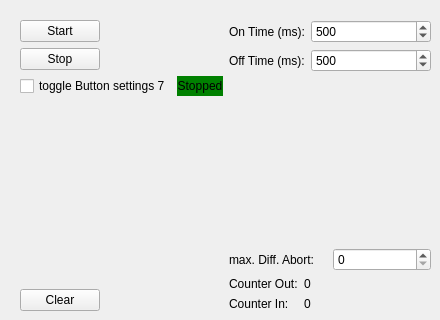
    <widget class="QWidget" name="tab_B7">
     <attribute name="title">
      <string>Taster 7</string>
     </attribute>
     <widget class="QWidget" name="horizontalLayoutWidget_7">
      <property name="geometry">
       <rect>
        <x>20</x>
        <y>20</y>
        <width>411</width>
        <height>291</height>
       </rect>
      </property>
      <layout class="QHBoxLayout" name="hL_Logic7">
       <property name="leftMargin">
        <number>0</number>
       </property>
       <item>
        <layout class="QFormLayout" name="fL_Logic7">
         <item row="0" column="0">
          <widget class="QPushButton" name="pB_Start7">
           <property name="text">
            <string>Start</string>
           </property>
          </widget>
         </item>
         <item row="1" column="0">
          <widget class="QPushButton" name="pB_Stop7">
           <property name="text">
            <string>Stop</string>
           </property>
          </widget>
         </item>
         <item row="3" column="0">
          <spacer name="vS_LogicButtons7">
           <property name="orientation">
            <enum>Qt::Orientation::Vertical</enum>
           </property>
           <property name="sizeHint" stdset="0">
            <size>
             <width>20</width>
             <height>40</height>
            </size>
           </property>
          </spacer>
         </item>
         <item row="4" column="0">
          <widget class="QPushButton" name="pB_Clear7">
           <property name="text">
            <string>Clear</string>
           </property>
          </widget>
         </item>
         <item row="2" column="0">
          <widget class="AnimatedToggle" name="toggle_Button_settings7">
           <property name="text">
            <string>toggle Button settings 7</string>
           </property>
          </widget>
         </item>
         <item row="2" column="1">
          <widget class="QLabel" name="l_RunState7">
           <property name="styleSheet">
            <string notr="true">background-color: green; color: black</string>
           </property>
           <property name="text">
            <string>Stopped</string>
           </property>
           <property name="alignment">
            <set>Qt::AlignmentFlag::AlignCenter</set>
           </property>
          </widget>
         </item>
        </layout>
       </item>
       <item>
        <layout class="QVBoxLayout" name="vL_Parameter7">
         <item>
          <layout class="QFormLayout" name="fL_OnOffTime7">
           <property name="sizeConstraint">
            <enum>QLayout::SizeConstraint::SetFixedSize</enum>
           </property>
           <item row="0" column="0">
            <widget class="QLabel" name="l_OnTime7">
             <property name="text">
              <string>On Time (ms):</string>
             </property>
            </widget>
           </item>
           <item row="0" column="1">
            <widget class="QSpinBox" name="sB_OnTime7">
             <property name="maximum">
              <number>1000</number>
             </property>
             <property name="value">
              <number>500</number>
             </property>
            </widget>
           </item>
           <item row="1" column="1">
            <widget class="QSpinBox" name="sB_OffTime7">
             <property name="maximum">
              <number>1000</number>
             </property>
             <property name="value">
              <number>500</number>
             </property>
            </widget>
           </item>
           <item row="1" column="0">
            <widget class="QLabel" name="l_OffTime7">
             <property name="text">
              <string>Off Time (ms):</string>
             </property>
            </widget>
           </item>
          </layout>
         </item>
         <item>
          <spacer name="vS_Parameter7">
           <property name="orientation">
            <enum>Qt::Orientation::Vertical</enum>
           </property>
           <property name="sizeHint" stdset="0">
            <size>
             <width>20</width>
             <height>40</height>
            </size>
           </property>
          </spacer>
         </item>
         <item>
          <layout class="QHBoxLayout" name="horizontalLayout_7">
           <item>
            <widget class="QLabel" name="l_DiffAbort7">
             <property name="text">
              <string>max. Diff. Abort:</string>
             </property>
            </widget>
           </item>
           <item>
            <widget class="QSpinBox" name="sB_DiffAbort7"/>
           </item>
          </layout>
         </item>
         <item>
          <layout class="QFormLayout" name="fL_Cnt7">
           <property name="sizeConstraint">
            <enum>QLayout::SizeConstraint::SetFixedSize</enum>
           </property>
           <item row="0" column="0">
            <widget class="QLabel" name="l_CntOut7">
             <property name="text">
              <string>Counter Out:</string>
             </property>
            </widget>
           </item>
           <item row="1" column="0">
            <widget class="QLabel" name="l_CntIn7">
             <property name="text">
              <string>Counter In:</string>
             </property>
            </widget>
           </item>
           <item row="0" column="1">
            <widget class="QLabel" name="l_CntOutVal7">
             <property name="text">
              <string>0</string>
             </property>
            </widget>
           </item>
           <item row="1" column="1">
            <widget class="QLabel" name="l_CntInVal7">
             <property name="text">
              <string>0</string>
             </property>
            </widget>
           </item>
          </layout>
         </item>
        </layout>
       </item>
      </layout>
     </widget>
    </widget>
